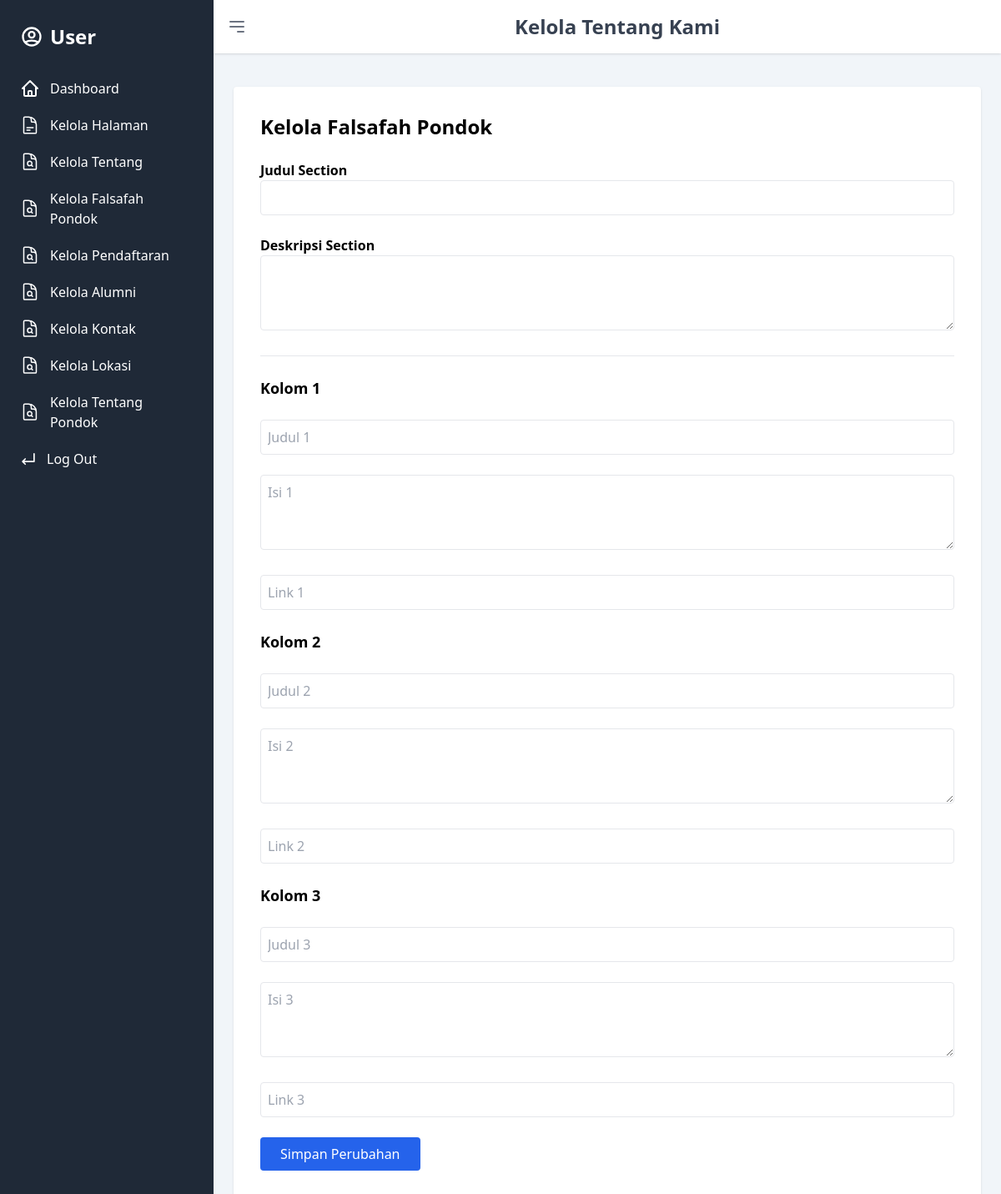
Page /admin/kelola_falsafah.php (signed in) on the earlier database version.
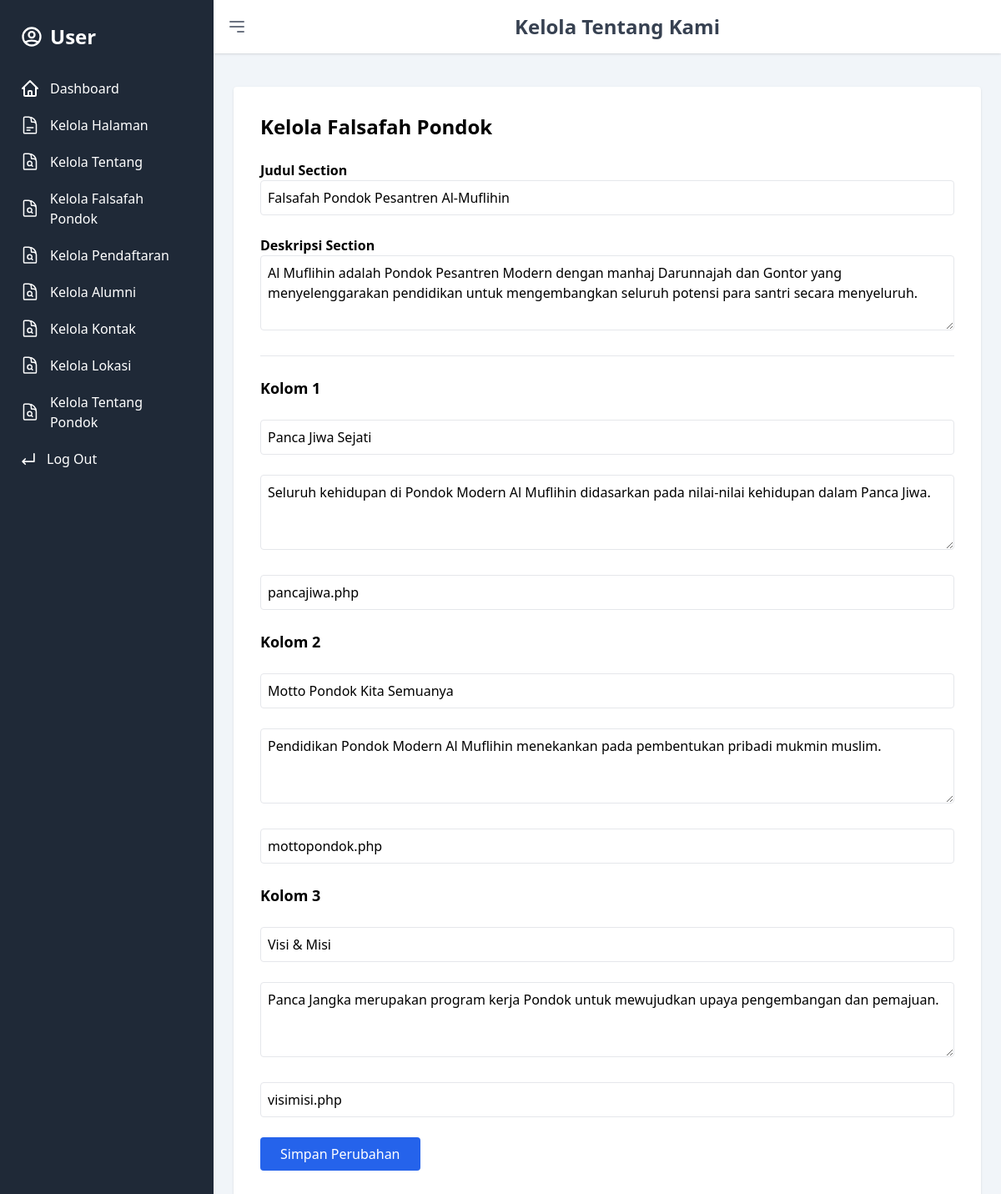
Same page on the later database version.
### tables this page shows
CREATE TABLE `falsafah` (
  `id` int(11) NOT NULL,
  `judul_section` varchar(255) DEFAULT NULL,
  `deskripsi_section` text DEFAULT NULL,
  `judul1` varchar(255) DEFAULT NULL,
  `isi1` text DEFAULT NULL,
  `link1` varchar(255) DEFAULT NULL,
  `judul2` varchar(255) DEFAULT NULL,
  `isi2` text DEFAULT NULL,
  `link2` varchar(255) DEFAULT NULL,
  `judul3` varchar(255) DEFAULT NULL,
  `isi3` text DEFAULT NULL,
  `link3` varchar(255) DEFAULT NULL
);

### admin/kelola_falsafah.php (the view, shortened to what this page needs)
<?php
include '../config.php';
include '../sidebar.php';
$query = $mysqli->query("SELECT * FROM falsafah LIMIT 1");
$data = $query->fetch_assoc();
?>
<!DOCTYPE html>
<html lang="id">
<head>
    <script src="https://cdn.tailwindcss.com"></script>
</head>
<body class="bg-gray-100 text-gray-800">
    <section id="kelola_hero_section" class="bg-slate-100 w-full dark:bg-dark">
        <header class="bg-white shadow p-4 flex justify-between items-center">
            <button onclick="toggleSidebar()" class="text-gray-500 focus:outline-none">
                <svg class="w-6 h-6" fill="none" stroke="currentColor" viewBox="0 0 24 24"
                    xmlns="http://www.w3.org/2000/svg">
                    <path stroke-linecap="round" stroke-linejoin="round" stroke-width="2" d="M4 6h16M4 12h16m-7 6h7">
                    </path>
                </svg>
            </button>
            <h2 class="text-2xl font-bold text-gray-700">Kelola Tentang Kami</h2>
        </header>
        <div class="max-w-4xl mx-auto mt-10 p-8 bg-white rounded shadow">
            <h1 class="text-2xl font-bold mb-6">Kelola Falsafah Pondok</h1>
            <form action="" method="POST" class="space-y-6">
                <div>
                    <label class="block font-semibold">Judul Section</label>
                    <input type="text" name="judul_section" value="<?= htmlspecialchars($data['judul_section']) ?>"
                        class="w-full p-2 border rounded" required>
                </div>
                <div>
                    <label class="block font-semibold">Deskripsi Section</label>
                    <textarea name="deskripsi_section" class="w-full p-2 border rounded" rows="3"
                        required><?= htmlspecialchars($data['deskripsi_section']) ?></textarea>
                </div>
                <hr class="my-4 border-t">
                <h2 class="text-lg font-bold">Kolom 1</h2>
                <input type="text" name="judul1" value="<?= htmlspecialchars($data['judul1']) ?>"
                    class="w-full p-2 border rounded mb-2" placeholder="Judul 1" required>
                <textarea name="isi1" class="w-full p-2 border rounded mb-2" rows="3" placeholder="Isi 1"
                    required><?= htmlspecialchars($data['isi1']) ?></textarea>
                <input type="text" name="link1" value="<?= htmlspecialchars($data['link1']) ?>"
                    class="w-full p-2 border rounded mb-4" placeholder="Link 1" required>
                <h2 class="text-lg font-bold">Kolom 2</h2>
                <input type="text" name="judul2" value="<?= htmlspecialchars($data['judul2']) ?>"
                    class="w-full p-2 border rounded mb-2" placeholder="Judul 2" required>
                <textarea name="isi2" class="w-full p-2 border rounded mb-2" rows="3" placeholder="Isi 2"
                    required><?= htmlspecialchars($data['isi2']) ?></textarea>
                <input type="text" name="link2" value="<?= htmlspecialchars($data['link2']) ?>"
                    class="w-full p-2 border rounded mb-4" placeholder="Link 2" required>
                <h2 class="text-lg font-bold">Kolom 3</h2>
                <input type="text" name="judul3" value="<?= htmlspecialchars($data['judul3']) ?>"
                    class="w-full p-2 border rounded mb-2" placeholder="Judul 3" required>
                <textarea name="isi3" class="w-full p-2 border rounded mb-2" rows="3" placeholder="Isi 3"
                    required><?= htmlspecialchars($data['isi3']) ?></textarea>
                <input type="text" name="link3" value="<?= htmlspecialchars($data['link3']) ?>"
                    class="w-full p-2 border rounded mb-4" placeholder="Link 3" required>
                <button type="submit" name="submit" class="bg-blue-600 text-white px-6 py-2 rounded hover:bg-blue-700">
                    Simpan Perubahan
                </button>
            </form>
        </div>
    </section>
    <script src="https://cdn.tailwindcss.com"></script>
</body>
</html>

Differences in the rows shown:
added falsafah: judul_section "Falsafah Pondok Pesantren Al-Muflihin", deskripsi_section "Al Muflihin adalah Pondok Pesantren Modern dengan manhaj Darunnajah dan Gontor yang menyelenggarakan pendidikan untuk mengembangkan seluruh potensi para santri secara menyeluruh.", judul1 "Panca Jiwa Sejati", isi1 "Seluruh kehidupan di Pondok Modern Al Muflihin didasarkan pada nilai-nilai kehidupan dalam Panca Jiwa.", link1 "pancajiwa.php", judul2 "Motto Pondok Kita Semuanya", isi2 "Pendidikan Pondok Modern Al Muflihin menekankan pada pembentukan pribadi mukmin muslim.", link2 "mottopondok.php", judul3 "Visi & Misi", isi3 "Panca Jangka merupakan program kerja Pondok untuk mewujudkan upaya pengembangan dan pemajuan.", link3 "visimisi.php"
